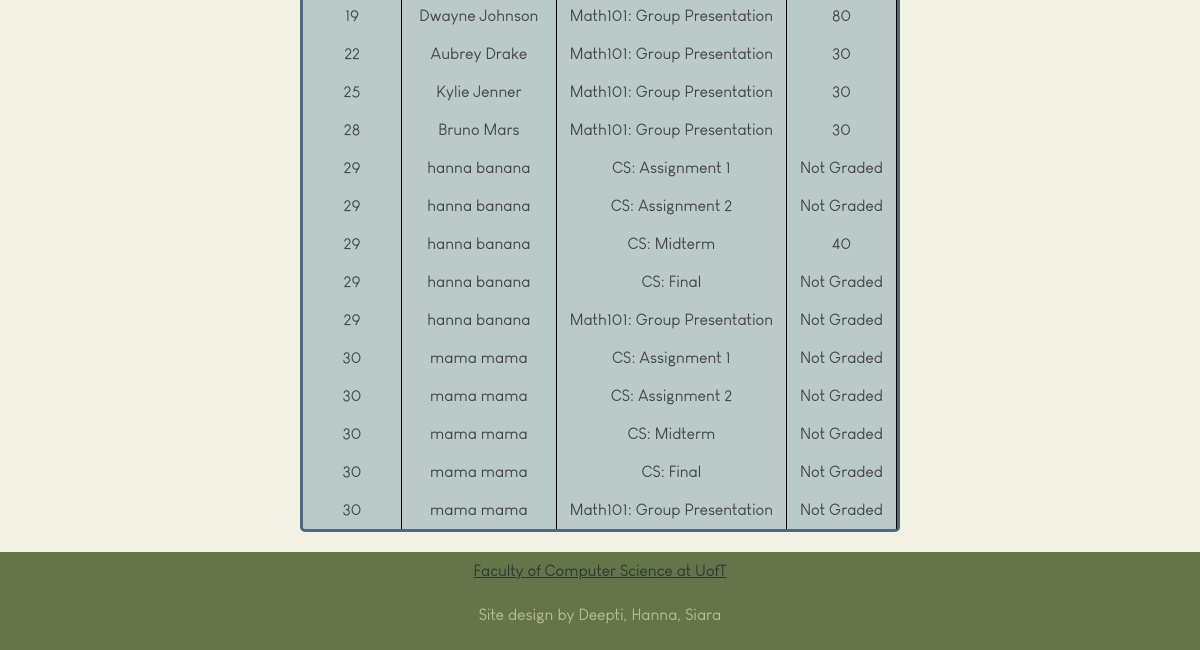
Page /viewstudentgrades (lower part) on the earlier database version.
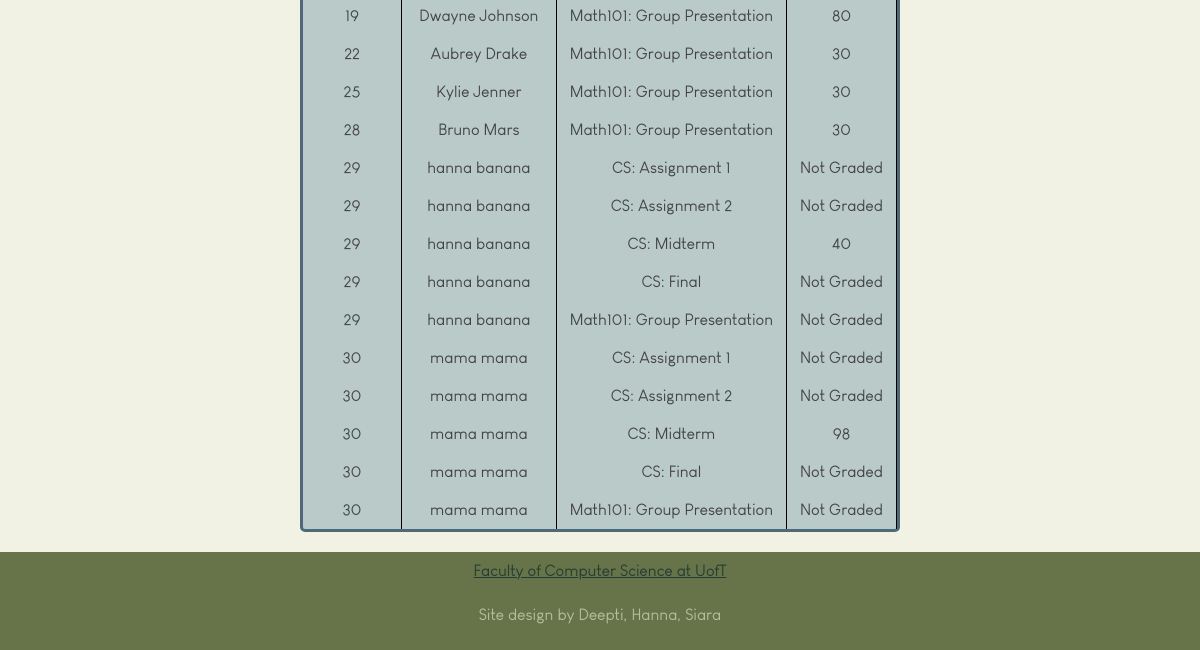
Same page on the later database version.
### app.py (models this page shows)
class AssessmentsStudent(db.Model):
    __tablename__ = 'student_assessments'
    user_id = db.Column(db.Integer, ForeignKey('users.user_id'), primary_key=True)
    assessment_id = db.Column(db.Integer, ForeignKey('assessments.assessment_id'), primary_key=True)
    remark_id = db.Column(db.Integer, ForeignKey('remarkrequests.remark_id'))
    marks = db.Column(db.Integer, nullable=True)
    student_to_assess = relationship("User", backref="student_assessments")
    assess_to_student = relationship("Assessment", backref="student_assessments")
    remark_to_student = relationship("RemarkRequests", backref="student_assessments")

class User(db.Model):
    __tablename__ = 'users'
    user_id = db.Column(db.Integer, primary_key=True, autoincrement=True)
    username = db.Column(db.String(100), nullable=False, unique=True)
    email = db.Column(db.String(100), nullable=False, unique=True)
    password = db.Column(db.String(100), nullable=False)
    first_name = Column(db.String(100))
    last_name = Column(db.String(100))
    user_type = Column(db.Integer, nullable=False)
    instr_feedback = relationship("Feedback", back_populates="instr_to_feedback")

class Assessment(db.Model):
    __tablename__ = 'assessments'
    assessment_id = db.Column(db.Integer, primary_key=True)
    name = db.Column(db.String, nullable=False)
    type = db.Column(db.String, nullable=False)
    details = db.Column(db.String)
    instructor_id = db.Column(db.Integer, ForeignKey('users.user_id'), nullable=False)

### app.py (the view, shortened to what this page needs)
@app.route('/viewstudentgrades')
def viewstudentgrades():
    username = session.get('name')
    user = User.query.filter_by(username=username).first()
    assessments = Assessment.query.all()
    students = User.query.filter_by(user_type=0).all()
    for assessment in assessments:
        for student in students:
            existing_assignment = AssessmentsStudent.query.filter_by(
                user_id=student.user_id,
                assessment_id=assessment.assessment_id
            ).first()
    try:
        assignments = (
            db.session.query(AssessmentsStudent, Assessment)
            .join(Assessment, AssessmentsStudent.assessment_id == Assessment.assessment_id)
            .join(User, AssessmentsStudent.user_id == User.user_id)
            .add_entity(User)
            .all()
        )
        return render_template('viewstudentgrades.html', assignments=assignments, user=user)
    except Exception as e:
        return "An error occurred", 500

### templates/viewstudentgrades.html (shortened to what this page needs)
<!DOCTYPE html>
<html>
    <head>
        <link rel="stylesheet" href="{{ url_for('static', filename='css/index.css') }}">
    </head>
    <body>
    <main class="content">
         <br>
        <div class="tablecontainer">
            <div class="studentmarks">
                {% if assignments %}
                    {% for assignment in assignments %}
                        <div class="row">
                            <div class="cell">{{ assignment.AssessmentsStudent.user_id }}</div>
                            <div class="cell">{{ assignment.User.first_name + " " + assignment.User.last_name}}</div>
                            <div class="cell">{{ assignment.Assessment.name }}</div>
                            <div class="cell">{{ assignment.AssessmentsStudent.marks if assignment.AssessmentsStudent.marks is not none else 'Not Graded' }}</div>
                        </div>
                    {% endfor %}
                {% else %}
                    <div class="row">
                        <div class="cell" colspan="2">No assessments available.</div>
                    </div>
                {% endif %}
            </div>
        </div>
    </main>
    <footer class="footer">
            <div>
                <a class="link" href="https://www.utsc.utoronto.ca/cms/computer-science" target="_blank" rel="noopener noreferrer">Faculty of Computer Science at UofT</a>
            </div>
            <p>Site design by Deepti, Hanna, Siara</p>
    </footer>
</body>
</html>

Differences in the rows shown:
changed AssessmentsStudent (number 12 of 14 on the later page): AssessmentsStudent "Not Graded" → "98"
